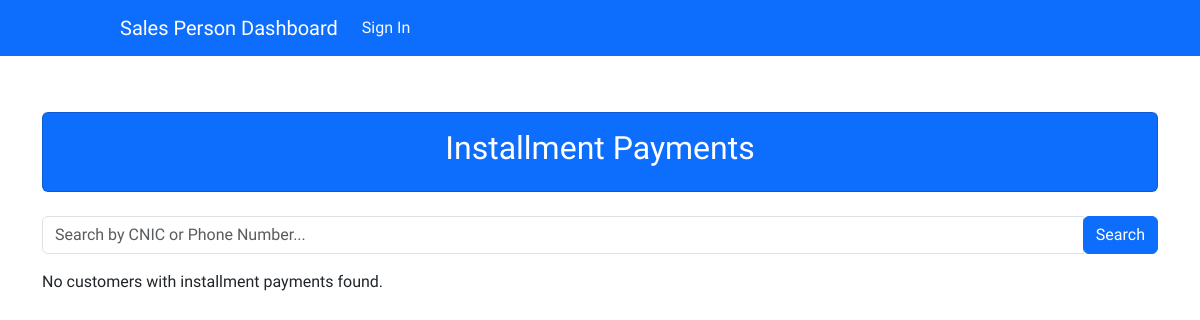
The page /order/total_bill/ on the database as committed earlier.
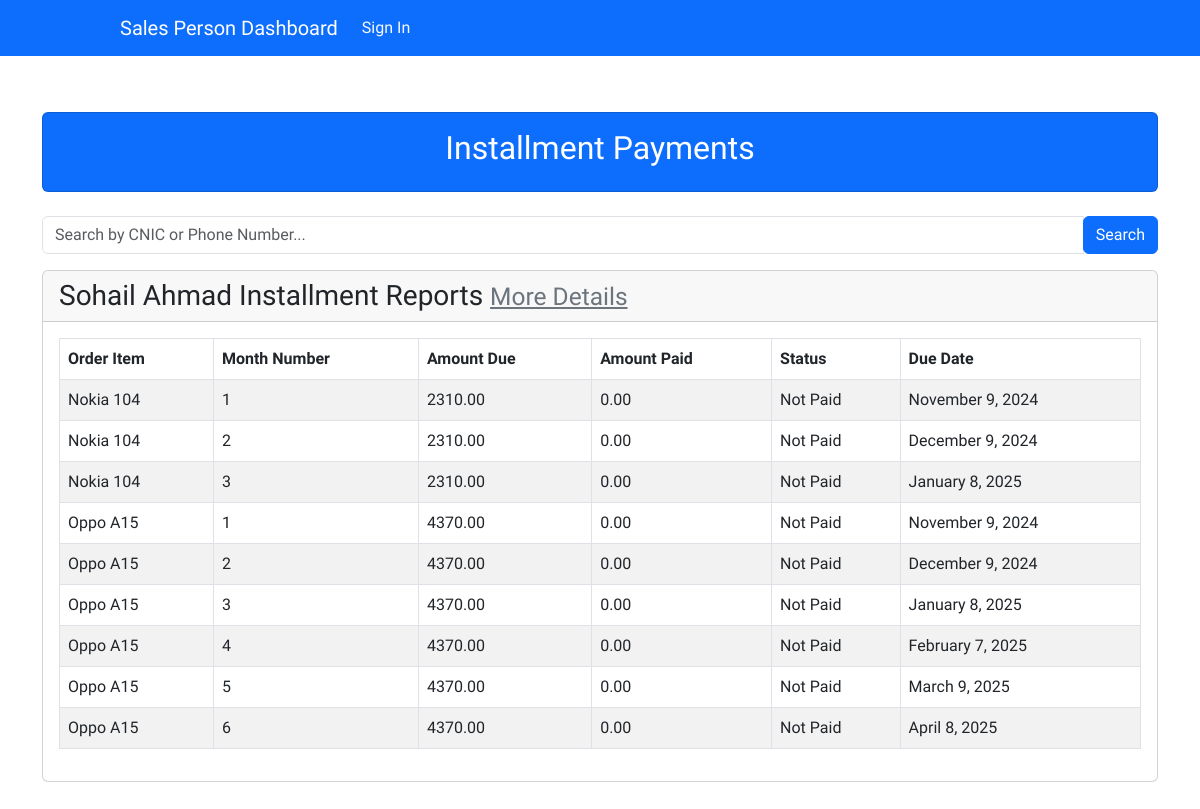
The same page on the database as committed later.
### account/models.py (models this page shows, shortened)
class Customer(models.Model):
    first_name = models.CharField(max_length=50)
    last_name = models.CharField(max_length=50)
    email = models.EmailField(max_length=50)
    phone_number = models.CharField(max_length=15)
    address = models.TextField()
    cnic = models.CharField(max_length=15, unique=True)

### order/models.py (models this page shows, shortened)
class InstallmentPayment(models.Model):
    order_item = models.ForeignKey('OrderItem', related_name='installments', on_delete=models.CASCADE)
    customer = models.ForeignKey(Customer, on_delete=models.CASCADE, related_name='installments')
    month_number = models.PositiveIntegerField()
    amount_due = models.DecimalField(max_digits=10, decimal_places=2)
    amount_paid = models.DecimalField(max_digits=10, decimal_places=2, default=0.00)
    is_paid = models.BooleanField(default=False)
    initial_amount_due = models.DecimalField(max_digits=10, decimal_places=2, editable=False)  # Track the original amount_due
    due_date = models.DateTimeField(null=True, blank=True)

class OrderItem(models.Model):
    order = models.ForeignKey(Order, related_name='items', on_delete=models.CASCADE)
    customer = models.ForeignKey(Customer, on_delete=models.CASCADE, related_name='order_items')
    product = models.ForeignKey(Product, on_delete=models.SET_NULL, null=True)
    quantity = models.PositiveIntegerField(default=1)
    price = models.DecimalField(max_digits=10, decimal_places=2)
    total_price = models.DecimalField(max_digits=10, decimal_places=2)  # Pre-calculated

### products/models.py (models this page shows, shortened)
class Product(models.Model):
    name = models.CharField(max_length=100)
    photo = models.ImageField(upload_to='products_images')
    price = models.IntegerField()
    details = models.TextField()
    category = models.ForeignKey(Category, on_delete=models.CASCADE)
    date = models.DateTimeField(auto_now_add=True)
    inventory = models.IntegerField(default=1, validators=[MinValueValidator(0)])
    delivery_fee = models.IntegerField(default=290)
    down_payment_3_months = models.FloatField(default=30.0)
    down_payment_6_months = models.FloatField(default=20.0)
    down_payment_9_months = models.FloatField(default=15.0)
    down_payment_12_months = models.FloatField(default=10.0)
    fee_3_months = models.FloatField(default=10.0)
    fee_6_months = models.FloatField(default=15.0)
    fee_9_months = models.FloatField(default=20.0)
    fee_12_months = models.FloatField(default=30.0)

### order/views.py (the view)
# urls.py: path('total_bill/', views.total_bill_view, name='total_bill')
def total_bill_view(request):
    installments = InstallmentPayment.objects.all()
    search_query = request.GET.get('search', '')
    if search_query:
        filters = Q(customer__cnic__icontains=search_query) | Q(customer__phone_number__icontains=search_query)
        installments = installments.filter(filters)
    grouped_installments = defaultdict(list)
    for installment in installments:
        grouped_installments[installment.customer].append(installment)
    return render(request, 'order/installmentpayment_list.html', {
        "grouped_installments": dict(grouped_installments)
    })

### order/templates/order/installmentpayment_list.html
{% extends "base.html" %}
{% block content %}
<div class="container mt-4">
    <div class="card text-white bg-primary text-center mb-4">
        <div class="card-body">
            <h2 class="card-title">Installment Payments</h2>
        </div>
    </div>
    <form method="get" action="{% url 'order:total_bill' %}" class="form-inline mb-3">
        <div class="input-group">
            <input type="text" name="search" class="form-control" placeholder="Search by CNIC or Phone Number..." value="{{ request.GET.search }}">
            <div class="input-group-append">
                <button class="btn btn-primary" type="submit">Search</button>
            </div>
        </div>
    </form>
    {% if grouped_installments %}
        {% for customer, installments in grouped_installments.items %}
            <div class="card mb-4">
                <div class="card-header">
                    <h3 class="mb-0">
                        {% if customer.first_name or customer.last_name %}
                            {{ customer.first_name }} {{ customer.last_name }}
                        {% else %}
                            Unnamed Customer
                        {% endif %}
                        Installment Reports
                        <a href="{% url 'account:customer_detail' customer.id %}" class="text-secondary small ml-2">More Details</a>
                    </h3>
                </div>
                <div class="card-body">
                    <table class="table table-striped table-bordered">
                        <thead class="thead-dark">
                            <tr>
                                <th>Order Item</th>
                                <th>Month Number</th>
                                <th>Amount Due</th>
                                <th>Amount Paid</th>
                                <th>Status</th>
                                <th>Due Date</th>
                            </tr>
                        </thead>
                        <tbody>
                            {% for installment in installments %}
                                <tr>
                                    <td>{{ installment.order_item.product.name }}</td>
                                    <td>{{ installment.month_number }}</td>
                                    <td>{{ installment.amount_due }}</td>
                                    <td>{{ installment.amount_paid }}</td>
                                    <td>{{ installment.is_paid|yesno:"Paid, Not Paid" }}</td>
                                    <td>{{ installment.due_date|date:"F j, Y" }}</td>
                                </tr>
                            {% empty %}
                                <tr>
                                    <td colspan="6" class="text-center">No installments found for this customer.</td>
                                </tr>
                            {% endfor %}
                        </tbody>
                    </table>
                </div>
            </div>
        {% endfor %}
    {% else %}
        <p>No customers with installment payments found.</p>
    {% endif %}
</div>
{% endblock content %}

### templates/base.html (shortened to what this page needs)
{% load static %}
<!DOCTYPE html>
<html lang="en">
<head>
    <link rel="stylesheet" href="{% static 'CSS/style.css' %}">
    <link href="https://cdn.jsdelivr.net/npm/bootstrap@5.3.0-alpha1/dist/css/bootstrap.min.css" rel="stylesheet">
</head>
<body>
    <nav class="navbar navbar-expand-lg navbar-dark bg-primary">
        <div class="navbar-container d-flex justify-content-between align-items-center w-100">
            <a class="navbar-brand" href="{% url 'products:category_list' %}">Sales Person Dashboard</a>
            <div class="collapse navbar-collapse" id="navbarNav">
                <div class="navbar-nav">
                    {% if not request.user.is_authenticated %}
                    <a class="nav-link text-light" href="{% url 'account:signin' %}">Sign In</a>
                    {% endif %}
                </div>
            </div>
        </div>
    </nav>
    {% block content %}
    {% endblock %}
</body>
</html>

### static/CSS/style.css (style rules this page uses)
:root { --color-red: hsl(14, 86%, 42%); --color-rose-50: hsl(20, 50%, 98%); --color-rose-100: hsl(13, 31%, 94%); --color-rose-300: hsl(14, 25%, 72%); --color-rose-500: hsl(12, 20%, 44%); --color-rose-900: hsl(14, 65%, 9%); --font-body: 'Red Hat Text', sans-serif; --font-size-body: 16px; --font-weight-normal: 400; --font-weight-medium: 600; --font-weight-bold: 700; }
* { font-family: var(--font-body); box-sizing: border-box; }
body { min-height: 100vh; margin: 0; padding: 0; font-size: var(--font-size-body); background-color: var(--color-rose-50); }
.container { padding: 2rem 2rem 5rem; }

### templates/base.html (style rules this page uses)
.navbar-container { max-width: 960px; margin: 0 auto; }

Rows that differ between the two databases and show on the page:
added Customer: first_name "Sohail", last_name "Ahmad"
added InstallmentPayment: order_item.product.name "Nokia 104", month_number "1", amount_due "2310.00", amount_paid "0.00", is_paid "Not Paid", due_date "November 9, 2024"
added InstallmentPayment: order_item.product.name "Nokia 104", month_number "2", amount_due "2310.00", amount_paid "0.00", is_paid "Not Paid", due_date "December 9, 2024"
added InstallmentPayment: order_item.product.name "Nokia 104", month_number "3", amount_due "2310.00", amount_paid "0.00", is_paid "Not Paid", due_date "January 8, 2025"
added InstallmentPayment: order_item.product.name "Oppo A15", month_number "1", amount_due "4370.00", amount_paid "0.00", is_paid "Not Paid", due_date "November 9, 2024"
added InstallmentPayment: order_item.product.name "Oppo A15", month_number "2", amount_due "4370.00", amount_paid "0.00", is_paid "Not Paid", due_date "December 9, 2024"
added InstallmentPayment: order_item.product.name "Oppo A15", month_number "3", amount_due "4370.00", amount_paid "0.00", is_paid "Not Paid", due_date "January 8, 2025"
added InstallmentPayment: order_item.product.name "Oppo A15", month_number "4", amount_due "4370.00", amount_paid "0.00", is_paid "Not Paid", due_date "February 7, 2025"
added InstallmentPayment: order_item.product.name "Oppo A15", month_number "5", amount_due "4370.00", amount_paid "0.00", is_paid "Not Paid", due_date "March 9, 2025"
added InstallmentPayment: order_item.product.name "Oppo A15", month_number "6", amount_due "4370.00", amount_paid "0.00", is_paid "Not Paid", due_date "April 8, 2025"
Other text that changed with them:
text no longer shown: "No customers with installment payments found."
